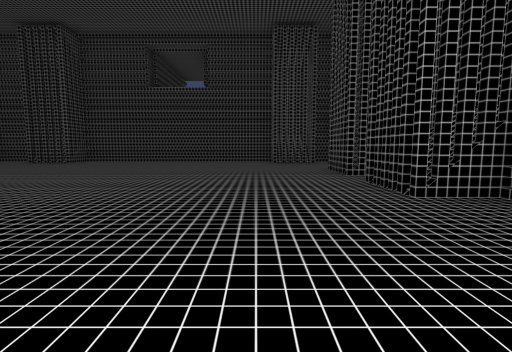
View 1 (above)

21 first-person views from a walk through a 3-D level made in the Unity game engine. The camera is 1.2 m above the floor, tilts 6° down and sees 85° across. The floor is counted in squares, 2 m on a side. Each view is taken from the middle of a square. On the plan, view 1 faces up. The plan holds only what a view shows up to about 9 squares ahead; the rest is blank. The place goes on beyond the plan. The player character is not drawn.

View 2
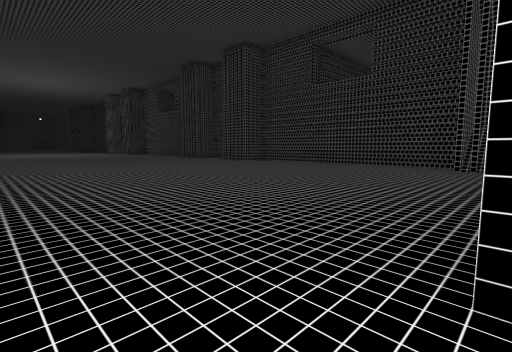

View 3
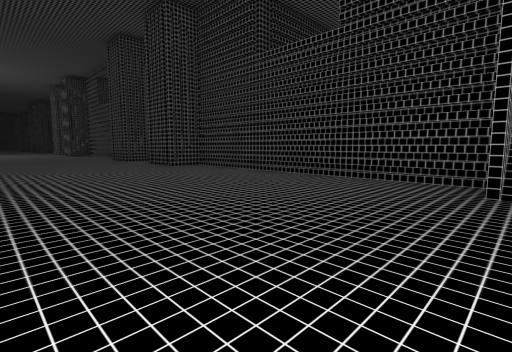

View 4
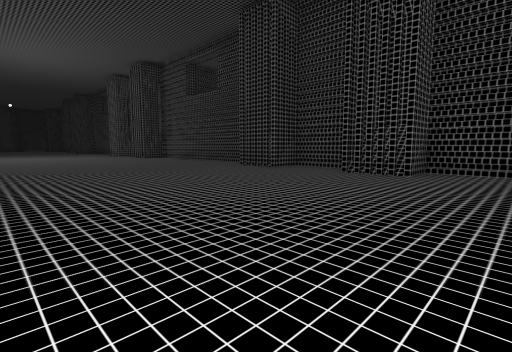

View 5
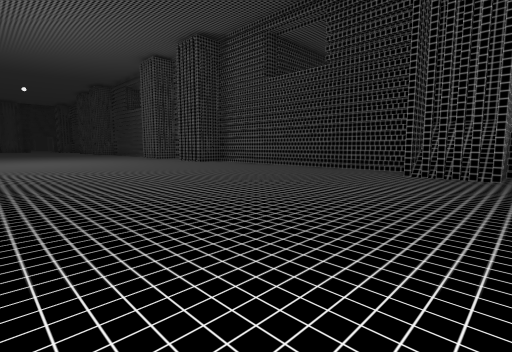

View 6
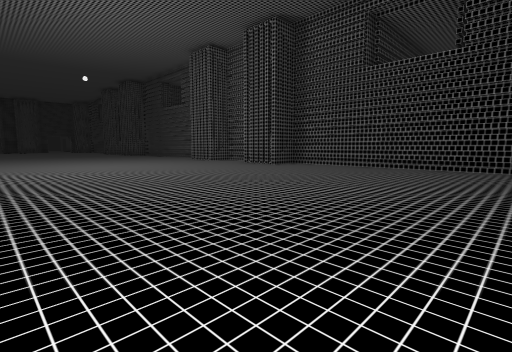

View 7
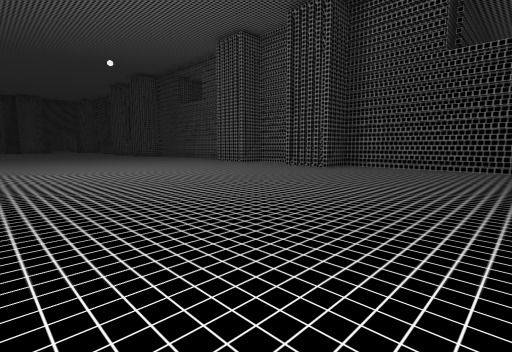

View 8
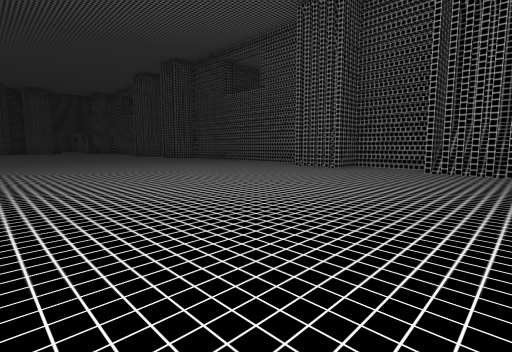

View 9
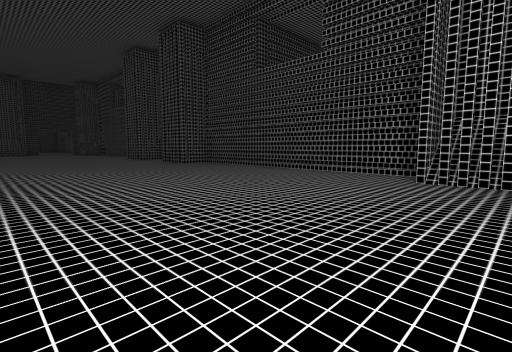

View 10
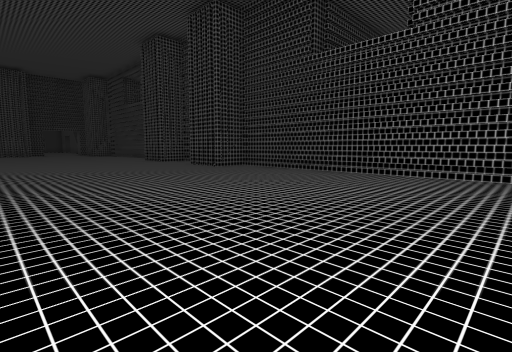

View 11
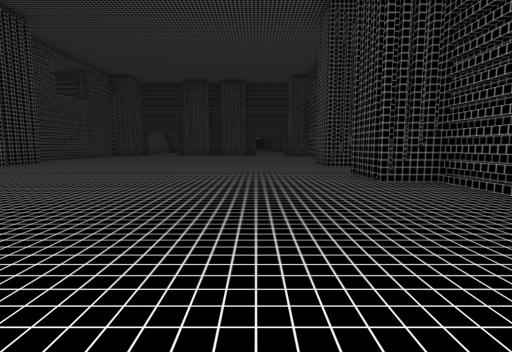

View 12
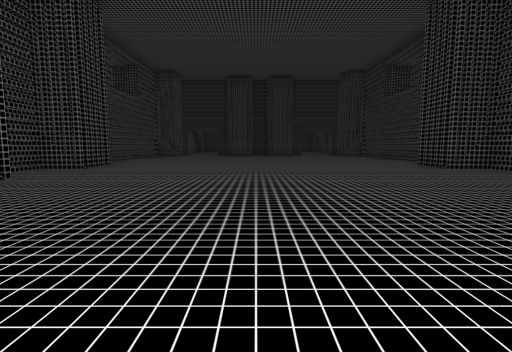

View 13
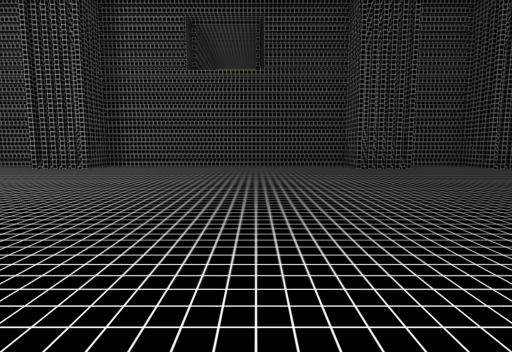

View 14
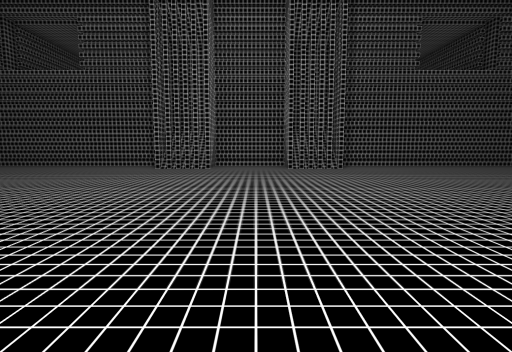

View 15
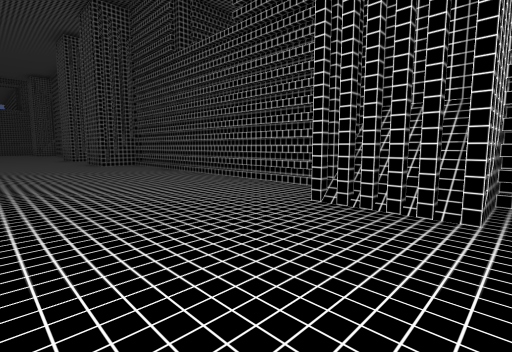

View 16
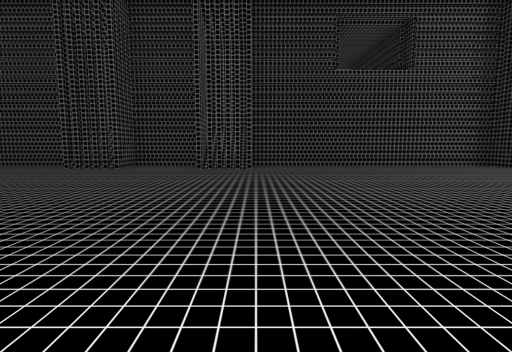

View 17
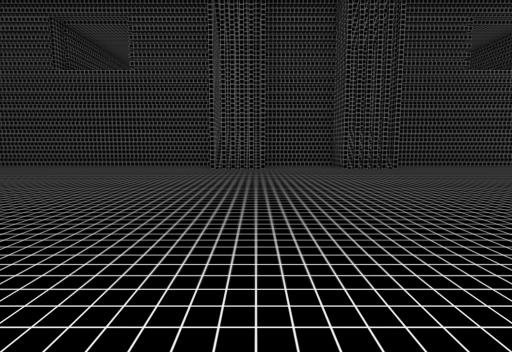

View 18
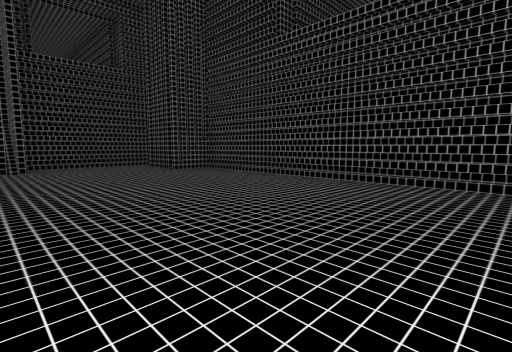

View 19
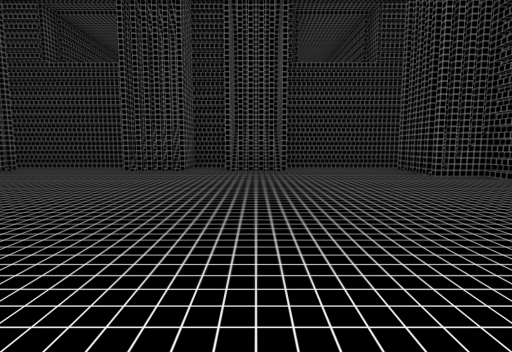

View 20
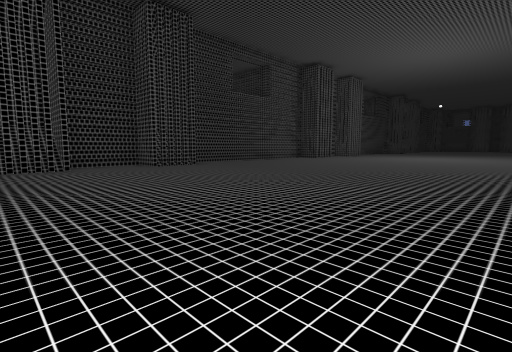

View 21
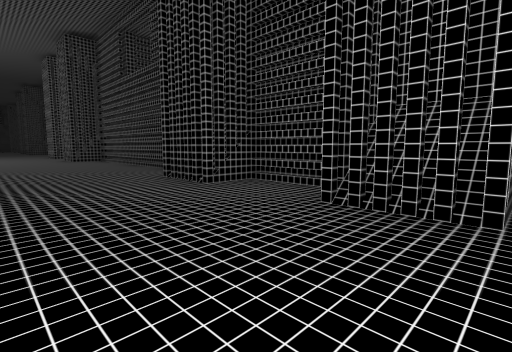

### Floor plan
Points are (right, up) in squares from view 1. A wall is a line through its corners. A room is listed if a view was taken in it or the views show most of it. See-through windows are left out.
Room 1 (views 1, 2, 3, 4, 5, 6, 7, 8, 9, 10, 11, 12, 13, 14, 15, 16, 17, 18, 19, 20, 21)
walls: (-19.3, -0.6) (-11.9, -0.6); (-20.9, 11.1) (-22.9, 11.1) (-22.9, 10.1); (-21, 11.4) (-22.9, 11.4); (-23.1, 10.1) (-24.4, 10.1); (-22.9, -0.6) (-20.8, -0.6); (-12.1, 11.1) (-19.3, 11.1) (-19.3, 10.1) (-20.8, 10.1); (-12.2, 11.4) (-19.2, 11.4); (-24.6, 11.1) (-31.8, 11.1) (-31.8, 10.1) (-33.3, 10.1) (-33.3, 11.1) (-35.4, 11.1); (-10.6, 10.1) (-11.9, 10.1); (-24.6, 11.4) (-31.8, 11.4); (-10.4, -0.6) (-8.3, -0.6); (-8.8, 11.1) (-10.4, 11.1) (-10.4, 10.1); (-8.9, 11.4) (-10.4, 11.4); (-6.6, -0.6) (0.6, -0.6); (-6.6, -0.9) (0.6, -0.9) (0.6, 0.4) (2.1, 0.4); (-31.8, -0.6) (-24.4, -0.6); (-33.5, 11.4) (-35.4, 11.4) (-35.4, 10.1) (-36.9, 10.1); (-35.4, -0.6) (-33.3, -0.6); (-36.9, 0.4) (-35.4, 0.4) (-35.4, -0.9) (-33.3, -0.9) (-33.3, 0.4) (-31.8, 0.4) (-31.8, -0.9) (-24.4, -0.9) (-24.4, 0.4) (-22.9, 0.4) (-22.9, -0.9) (-20.8, -0.9) (-20.8, 0.4) (-19.3, 0.4) (-19.3, -0.9) (-11.9, -0.9) (-11.9, 0.4) (-10.4, 0.4) (-10.4, -0.9) (-8.3, -0.9) (-8.3, 0.4) (-6.8, 0.4); (0.6, 11.1) (-6.7, 11.1) (-6.7, 10.1) (-8.2, 10.1); (0.6, 11.4) (-6.8, 11.4); (1.9, 5.7) (1.9, 7.2); (1.9, 10.1) (0.6, 10.1); (2.9, 4.8) (2.9, 5.8); (2.9, 7.6) (2.9, 11.1); (3.1, 7.8) (3.1, 11); (2.9, -0.1) (2.9, 3.3) (1.9, 3.3) (1.9, 4.8); (3.1, -0.2) (3.1, 3.1)

Where each view was taken, in squares from view 1:
view 1: 0 up, 0 right, facing up
view 2: 2 up, 2 right, facing up-left
view 3: 6 up, 1 right, facing up-left
view 4: 4 up, 5 left, facing up-left
view 5: 4 up, 10 left, facing up-left
view 6: 3 up, 13 left, facing up-left
view 7: 3 up, 15 left, facing up-left
view 8: 3 up, 19 left, facing up-left
view 9: 5 up, 23 left, facing up-left
view 10: 5 up, 25 left, facing up-left
view 11: 8 up, 27 left, facing left
view 12: 5 up, 28 left, facing left
view 13: 8 up, 29 left, facing down
view 14: 8 up, 22 left, facing down
view 15: 3 up, 21 left, facing down-right
view 16: 8 up, 12 left, facing down
view 17: 8 up, 8 left, facing down
view 18: 4 up, 6 left, facing down-right
view 19: 4 up, 5 left, facing right
view 20: 2 up, 37 left, facing up-right
view 21: 3 up, 37 left, facing down-right
